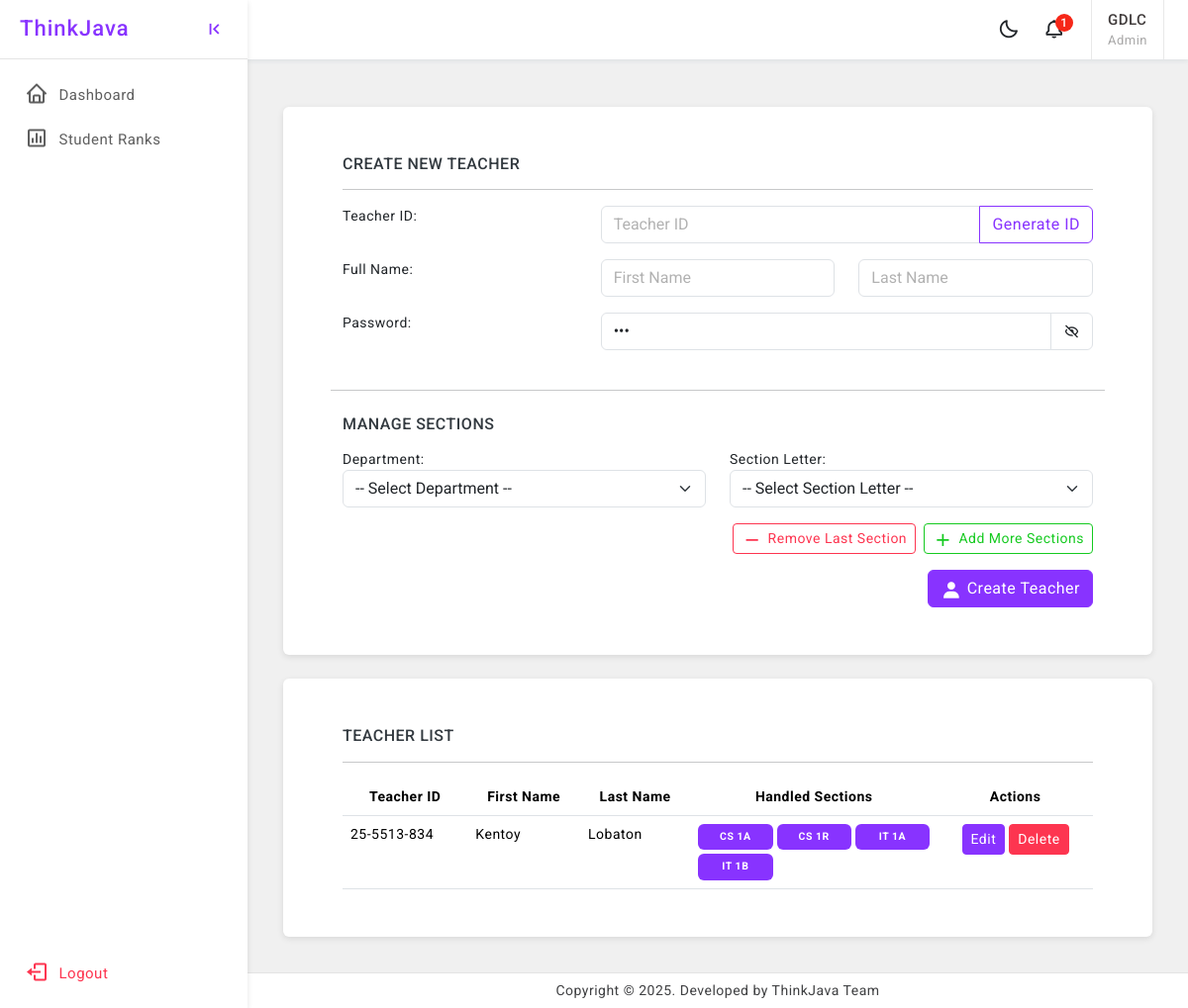
Page /create-teacher/ (signed in) on the committed database.
### StudentManagementSystem/models/admin.py (models this page shows, shortened)
class SimpleAdmin(models.Model):
    username = models.CharField(max_length=150, unique=True)
    password = models.CharField(max_length=128)  # You can hash passwords if needed
    first_name = models.CharField(max_length=150)
    last_name = models.CharField(max_length=150)
    role = models.CharField(
        max_length=20,
        choices=Role.choices,
        default=Role.ADMIN  # Default to 'Admin' role
    )

### StudentManagementSystem/models/teachers.py (models this page shows, shortened)
class Teacher(models.Model):
    teacher_id = models.CharField(max_length=50, unique=True)
    first_name = models.CharField(max_length=150)
    last_name = models.CharField(max_length=150)
    date_of_birth = models.DateField(null=True, blank=True)
    password = models.CharField(max_length=128)  # store hashed passwords ideally
    role = models.CharField(
        max_length=20,
        choices=Role.choices,
        default=Role.TEACHER  # Default to 'Teacher' role
    )

### StudentManagementSystem/views/admin/manage_teachers.py (the view, shortened to what this page needs)
def create_teacher(request):
    message_tag = 'create_message'
    admin_id = request.session.get('user_id')
    if not admin_id:
        return redirect('unified_login')
    context = get_teacher_context(admin_id)
    return render(request, 'admin/teacher_form.html', context)

### StudentManagementSystem/models/section.py (called while the page is built)
    def __str__(self):
        return f"{self.department.name} {self.year_level.year}{self.letter}"  # e.g., "CS 1A"

### StudentManagementSystem/views/admin/manage_teachers.py (called while the page is built)
def get_teacher_context(admin_id):
    admin = SimpleAdmin.objects.get(id=admin_id)
    departments = Department.objects.all()
    teachers = Teacher.objects.all()
    teachers_with_sections = []
    for teacher in teachers:
        handled_sections = teacher.handled_sections.all()
        section_names = [str(handled_section.section) for handled_section in handled_sections]
        teachers_with_sections.append({
            'teacher': teacher,
            'section_names': section_names
        })
    context = {
        'departments': departments,
        'username': admin.username,
        'role': Role.ADMIN,
        'teachers_with_sections': teachers_with_sections,
    }
    return context

### StudentManagementSystem/templates/admin/teacher_form.html (shortened to what this page needs)
{% extends 'base.html' %}
{% load static %}
{% block sidebar %}{% include 'sidebar.html' %} {% endblock %}
{% block header %} {% include 'header.html' %} {% endblock %}
{% block content %}
    <div class="page-wrapper">
    <div class="row p-5">
        <div class="card">
            <div class="card-body p-5">
                <h6 class="mb-0 text-uppercase">Create New Teacher</h6>
                <hr>
                <form method="post" action="{% url 'create_teacher' %}" id="teacher_form">
                    <div class="row">
                        <div class="col-4">
                            <p class="font-16">Teacher ID:</p>
                        </div>
                        <div class="col-8">
                            <div class="input-group mb-3">
                                <input name="teacher_id" id="teacher_id" class="form-control" type="text"
                                       placeholder="Teacher ID"
                                       aria-label="Teacher ID" required>
                                <button class="btn btn-outline-primary" type="button" id="button-addon2">Generate ID
                                </button>
                            </div>
                        </div>
                    </div>
                    <div class="row">
                        <div class="col-4">
                            <p class="font-16">Full Name:</p>
                        </div>
                        <div class="col-8">
                            <div class="row">
                                <div class="col">
                                    <input name="first_name" id="first_name" class="form-control mb-3" type="text"
                                           placeholder="First Name"
                                           aria-label="default input example" required>
                                </div>
                                <div class="col">
                                    <input name="last_name" id="last_name" class="form-control mb-3" type="text"
                                           placeholder="Last Name"
                                           aria-label="default input example" required>
                                </div>
                            </div>
                        </div>
                    </div>
                    <div class="row">
                        <div class="col-4">
                            <p class="font-16">Password:</p>
                        </div>
                        <div class="col-8">
                            <div class="input-group mb-3">
                                <input name="password" id="password" class="form-control" type="password"
                                       placeholder="Password"
                                       aria-label="Password" value="123">
                                <a href="javascript:;" class="input-group-text bg-transparent"
                                   id="togglePassword"><i
                                        class="bx bx-hide"></i></a>
                            </div>
                        </div>
                    </div>
                    <div class="row">
                        <hr class="my-4">
                        <h6 class="text-uppercase mb-3 font-weight-bold">Manage Sections</h6>
                        <div id="section-group-container">
                            <div class="section-group mb-3">
                                <div class="row">
                                    <div class="col-md-6">
                                        <label for="department" class="font-16">Department:</label>
                                        <select name="departments[]" class="form-select" required>
                                            <option value="">-- Select Department --</option>
                                        </select>
                                    </div>
                                    <div class="col-md-6">
                                        <label for="section_letter" class="font-16">Section Letter:</label>
                                        <select name="letters[]" class="form-select" required>
                                            <option value="">-- Select Section Letter --</option>
                                        </select>
                                    </div>
                                </div>
                            </div>
                        </div>
                        <div class="col-12">
                            <button type="button" class="btn btn-outline-success float-end btn-sm ms-2"
                                    onclick="addSectionGroup()">
                                <i class="bx bx-plus mr-1"></i>Add More Sections
                            </button>
                            <button type="button" class="btn btn-outline-danger float-end btn-sm ms-2"
                                    onclick="removeLastSection()">
                                <i class="bx bx-minus mr-1"></i>Remove Last Section
                            </button>
                        </div>
                    </div>
                    <button type="submit" class="btn btn-primary float-end mt-3">
                        <i class="bx bxs-user mr-1"></i>Create Teacher
                    </button>
                </form>
            </div>
        </div>
        {% include 'admin/teacher_list.html' %}
    </div>
{% endblock %}
{% block footer %}
    {% include 'footer.html' %}
{% endblock %}

### StudentManagementSystem/templates/header.html (shortened to what this page needs)
    <header>
        <div class="topbar d-flex align-items-center">
            <nav class="navbar navbar-expand gap-3">
                <div class="top-menu ms-auto">
                    <ul class="navbar-nav align-items-center gap-1">
                        <li class="nav-item dark-mode d-none d-sm-flex">
                            <a class="nav-link dark-mode-icon" href="javascript:;"><i class="bx bx-moon"></i>
                            </a>
                        </li>
                        <li class="nav-item dropdown dropdown-large">
                            <a class="nav-link dropdown-toggle dropdown-toggle-nocaret position-relative" href="#"
                               role="button" data-bs-toggle="dropdown" aria-expanded="false"> <span
                                    class="alert-count">1</span>
                                <i class="bx bx-bell"></i>
                            </a>
                        </li>
                    </ul>
                </div>
                <div class="user-box dropdown px-3">
                    <a class="d-flex align-items-center nav-link dropdown-toggle dropdown-toggle-nocaret" href="#"
                       role="button" data-bs-toggle="dropdown" aria-expanded="false">
                        <div class="user-info">
                            <p class="user-name mb-0">{{ username | upper }}</p>
                            <p class="designattion mb-0">{{ role | title }}</p>
                        </div>
                    </a>
                </div>
            </nav>
        </div>
    </header>

### StudentManagementSystem/templates/admin/teacher_list.html (shortened to what this page needs)
<div class="card" id="teacher_table">
    <div class="card-body p-5">
        <h6 class="mb-0 text-uppercase">Teacher List</h6>
        <hr>
        <table class="table mb-0 table-hover">
            <thead>
            <tr class="text-center">
                <th scope="col">Teacher ID</th>
                <th scope="col">First Name</th>
                <th scope="col">Last Name</th>
                <th scope="col">Handled Sections</th>
                <th scope="col">Actions</th>
            </tr>
            </thead>
            <tbody>
            {% for item in teachers_with_sections %}
                <tr>
                    <td>{{ item.teacher.teacher_id }}</td>
                    <td>{{ item.teacher.first_name }}</td>
                    <td>{{ item.teacher.last_name }}</td>
                    <td style="width: 250px">
                        <div class="row row-cols-3 g-1">
                            {% for section_name in item.section_names %}
                                <div class="col">
                                    <span class="badge bg-primary px-3 py-2 text-center w-100">{{ section_name }}</span>
                                </div>
                            {% empty %}
                                <span class="text-muted">No section(s) assigned.</span>
                            {% endfor %}
                        </div>
                    </td>
                    <td class="text-center">
                        <button type="button" class="btn btn-primary btn-sm"
                                onclick="openEditModal({{ item.teacher.id }})">
                            Edit
                        </button>
                        <button type="button" class="btn btn-danger btn-sm"
                                onclick="deleteTeacher({{ item.teacher.id }})">
                            Delete
                        </button>
                    </td>
                </tr>
            {% empty %}
                <tr>
                    <td colspan="5" class="text-center font-22">No teachers found.</td>
                </tr>
            {% endfor %}
            </tbody>
        </table>
    </div>
</div>

### assets/css/app.css (style rules this page uses)
html { scroll-behavior: smooth; }
body { font-size: 14px; color: #404143; background-color: #f0f0f0; letter-spacing: 0.5px; overflow-x: hidden; font-family: 'Roboto', sans-serif; }
a { text-decoration: none; }
.topbar { position: fixed; top: 0; left: 250px; right: 0; height: 60px; background: #ffffff; border-bottom: 1px solid rgb(228 228 228 / 0%); background-clip: border-box; z-index: 10; box-shadow: 0 0.125rem 0.25rem rgb(136 152 170 / 15%); }
.topbar .navbar { width: 100%; height: 60px; padding-left: 1.5rem; padding-right: 1.5rem; }
.page-wrapper { height: 100%; margin-top: 60px; margin-left: 250px; }
.btn i { vertical-align: middle; font-size: 1.3rem; margin-top: -1em; margin-bottom: -1em; margin-right: 5px; }
input::placeholder { color: #000 !important; opacity: .3 !important }
.topbar .navbar .navbar-nav .nav-item { display: flex; align-items: center; justify-content: center; width: auto; height: 60px; }
.topbar .top-menu-left .nav-item .nav-link, .topbar .navbar .navbar-nav .nav-link { color: #212529; font-size: 22px; border-radius: 50%; display: flex; align-items: center; justify-content: center; width: 42px; height: 42px; transition: 0.3s cubic-bezier(0.075, 0.82, 0.165, 1); }
.dropdown-toggle-nocaret:after { display: none }
.alert-count { position: absolute; top: 5px; left: 22px; width: 18px; height: 18px; display: flex; align-items: center; justify-content: center; border-radius: 50%; font-size: 12px; font-weight: 500; color: #fff; background: #f62718; }
.user-info .user-name { font-size: 15px; font-weight: 500; color: #413c3c; }
.user-info .designattion { font-size: 13px; color: #a9a8a8; }
.user-box { display: flex; align-items: center; height: 60px; border-left: 1px solid #e9e9e9; border-right: 1px solid #e9e9e9; }
.dropdown-large { position: relative; }

### rows in the picture
SimpleAdmin: username "GDLC"
Teacher: teacher.teacher_id "25-5513-834", teacher.first_name "Kentoy", teacher.last_name "Lobaton", section_names "CS 1A" "CS 1R" "IT 1A" "IT 1B"

### other values in the picture
{{ role | title }} "Admin"
